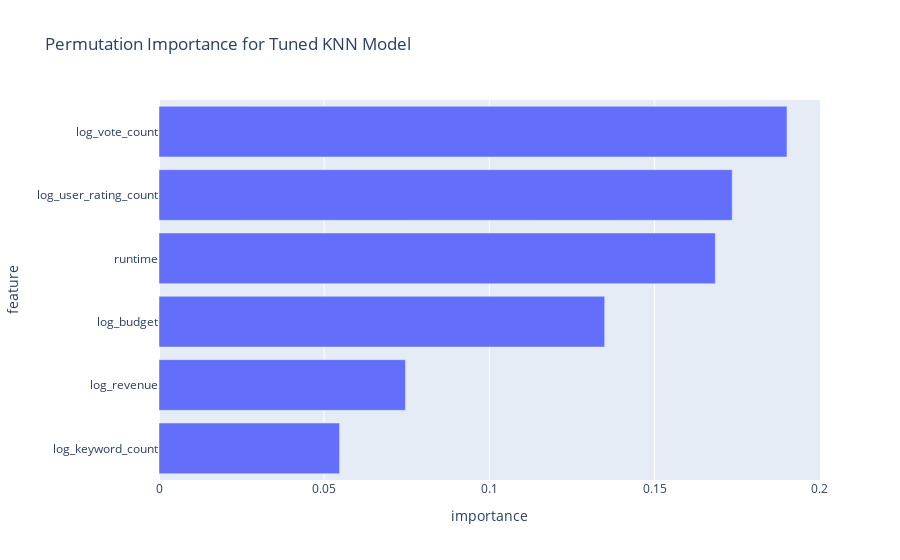

The notebook cell this image was saved under:
### Code cell
fig_imp_px = px.bar(
    importance_df,
    x='importance',
    y='feature',
    orientation='h',
    title='Permutation Importance for Tuned KNN Model'
)
fig_imp_px.update_layout(yaxis=dict(autorange='reversed'))
fig_imp_px.show()

### Figure 1 — Plotly figure (JSON) as saved in the notebook; plotly's stock layout.template omitted (floating-point values rounded to 4 significant figures)
{"data": [{"hovertemplate": "importance=%{x}<br>feature=%{y}<extra></extra>", "legendgroup": "", "marker": {"color": "#636efa", "pattern": {"shape": ""}}, "name": "", "orientation": "h", "showlegend": false, "textposition": "auto", "type": "bar", "x": [0.1901, 0.1735, 0.1684, 0.1349, 0.0746, 0.05465], "xaxis": "x", "y": ["log_vote_count", "log_user_rating_count", "runtime", "log_budget", "log_revenue", "log_keyword_count"], "yaxis": "y"}], "layout": {"barmode": "relative", "legend": {"tracegroupgap": 0}, "title": {"text": "Permutation Importance for Tuned KNN Model"}, "xaxis": {"anchor": "y", "domain": [0, 1], "title": {"text": "importance"}}, "yaxis": {"anchor": "x", "autorange": "reversed", "domain": [0, 1], "title": {"text": "feature"}}}}
